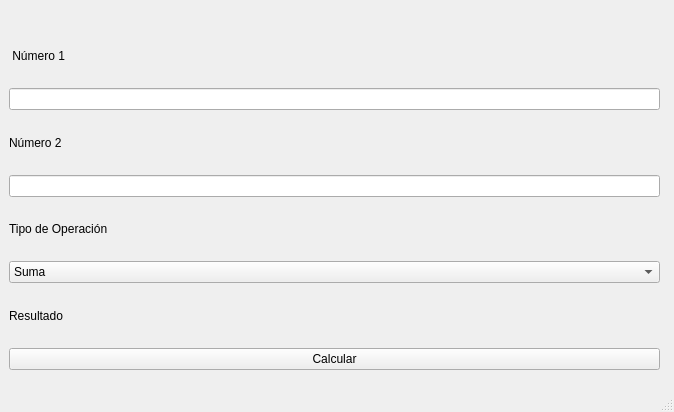
<?xml version="1.0" encoding="UTF-8"?>
<ui version="4.0">
 <class>MainWindow</class>
 <widget class="QMainWindow" name="MainWindow">
  <property name="geometry">
   <rect>
    <x>0</x>
    <y>0</y>
    <width>674</width>
    <height>412</height>
   </rect>
  </property>
  <property name="windowTitle">
   <string>MainWindow</string>
  </property>
  <widget class="QWidget" name="centralwidget">
   <widget class="QWidget" name="verticalLayoutWidget">
    <property name="geometry">
     <rect>
      <x>9</x>
      <y>29</y>
      <width>651</width>
      <height>341</height>
     </rect>
    </property>
    <layout class="QVBoxLayout" name="verticalLayout">
     <item>
      <widget class="QLabel" name="etiqueta1">
       <property name="text">
        <string> Número 1</string>
       </property>
      </widget>
     </item>
     <item>
      <widget class="QLineEdit" name="numero1"/>
     </item>
     <item>
      <widget class="QLabel" name="etiqueta2">
       <property name="text">
        <string>Número 2</string>
       </property>
      </widget>
     </item>
     <item>
      <widget class="QLineEdit" name="numero2"/>
     </item>
     <item>
      <widget class="QLabel" name="label">
       <property name="text">
        <string>Tipo de Operación</string>
       </property>
      </widget>
     </item>
     <item>
      <widget class="QComboBox" name="tipo_operacion">
       <item>
        <property name="text">
         <string>Suma</string>
        </property>
       </item>
       <item>
        <property name="text">
         <string>Resta</string>
        </property>
       </item>
       <item>
        <property name="text">
         <string>Multiplicación</string>
        </property>
       </item>
       <item>
        <property name="text">
         <string>División</string>
        </property>
       </item>
      </widget>
     </item>
     <item>
      <widget class="QLabel" name="etiqueta_resultado">
       <property name="text">
        <string>Resultado</string>
       </property>
      </widget>
     </item>
     <item>
      <widget class="QPushButton" name="boton_calcular">
       <property name="text">
        <string>Calcular</string>
       </property>
      </widget>
     </item>
    </layout>
   </widget>
  </widget>
  <widget class="QStatusBar" name="statusbar"/>
 </widget>
 <resources/>
 <connections/>
</ui>
